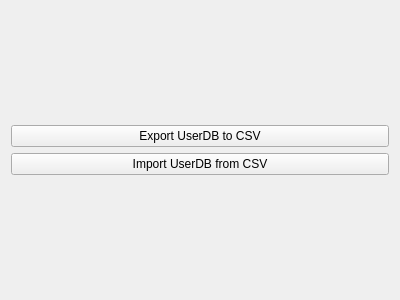
<?xml version="1.0" encoding="UTF-8"?>
<ui version="4.0">
 <class>UserDBManager</class>
 <widget class="QWidget" name="UserDBManager">
  <property name="geometry">
   <rect>
    <x>0</x>
    <y>0</y>
    <width>400</width>
    <height>300</height>
   </rect>
  </property>
  <property name="windowTitle">
   <string>Form</string>
  </property>
  <layout class="QGridLayout" name="gridLayout">
   <item row="4" column="0">
    <widget class="QPushButton" name="importDB">
     <property name="text">
      <string>Import UserDB from CSV</string>
     </property>
    </widget>
   </item>
   <item row="1" column="0">
    <spacer name="verticalSpacer">
     <property name="orientation">
      <enum>Qt::Vertical</enum>
     </property>
     <property name="sizeHint" stdset="0">
      <size>
       <width>20</width>
       <height>108</height>
      </size>
     </property>
    </spacer>
   </item>
   <item row="6" column="0">
    <spacer name="verticalSpacer_2">
     <property name="orientation">
      <enum>Qt::Vertical</enum>
     </property>
     <property name="sizeHint" stdset="0">
      <size>
       <width>20</width>
       <height>108</height>
      </size>
     </property>
    </spacer>
   </item>
   <item row="3" column="0">
    <widget class="QPushButton" name="exportCSV">
     <property name="text">
      <string>Export UserDB to CSV</string>
     </property>
    </widget>
   </item>
  </layout>
 </widget>
 <resources/>
 <connections/>
</ui>
